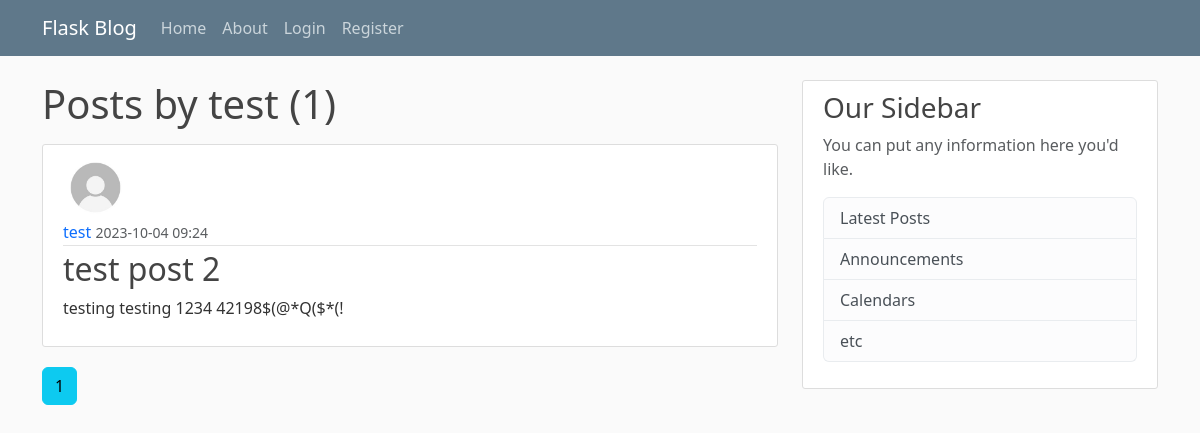
The page /user/test on the database as committed earlier.
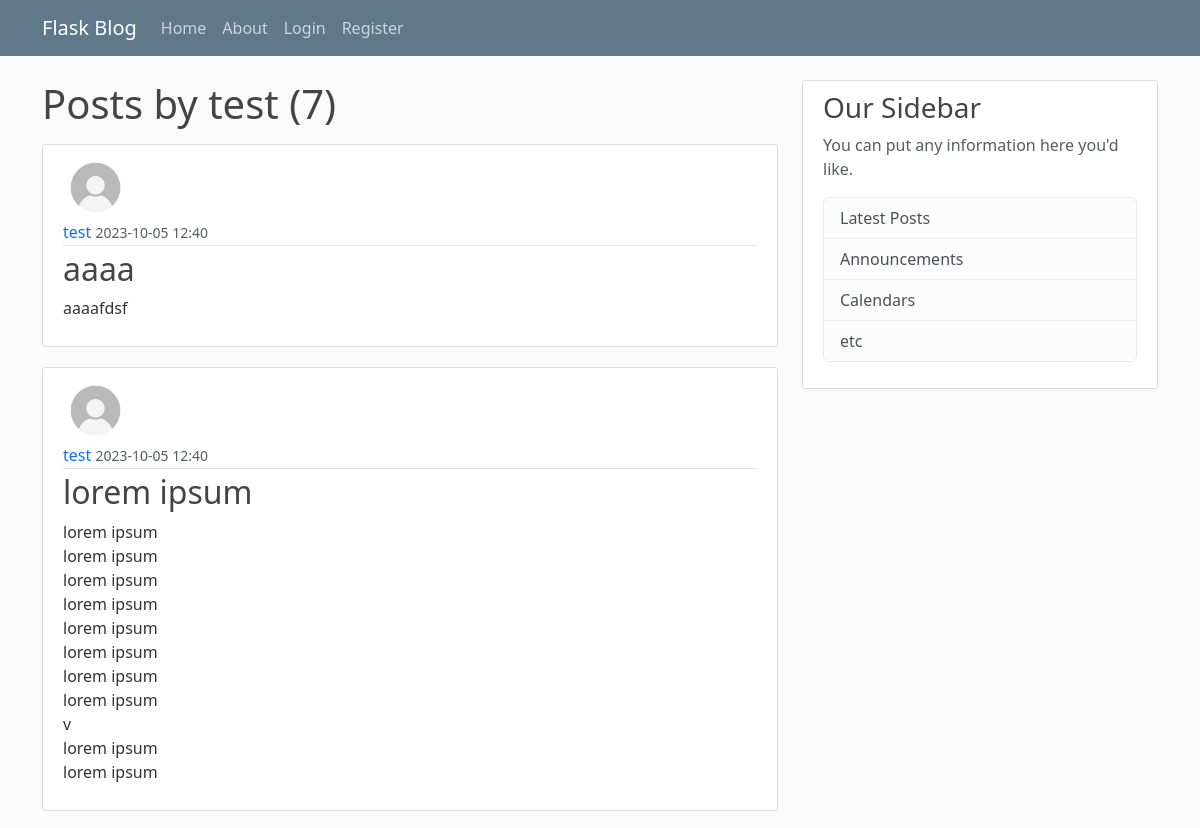
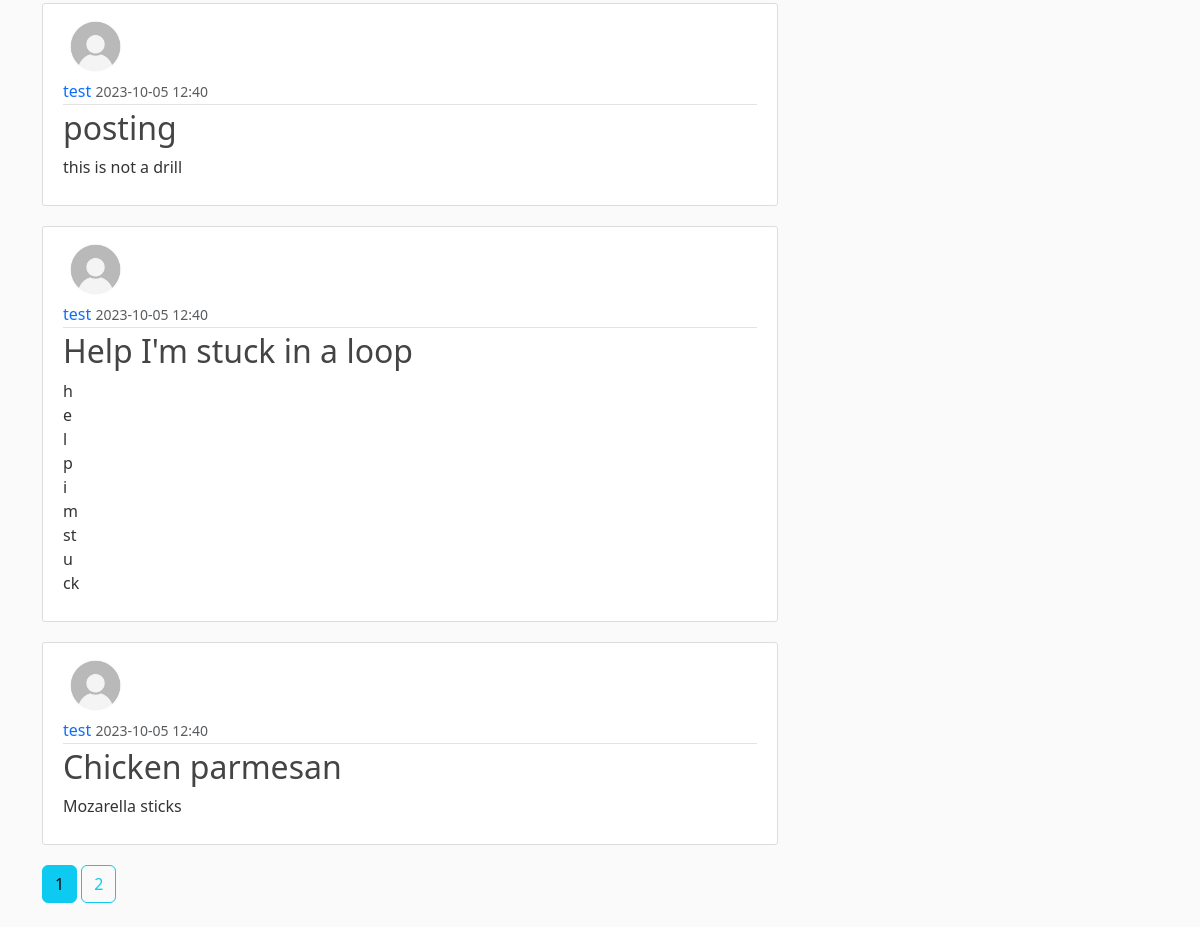
The same page on the database as committed later (2 pictures, top to bottom).
### blog/models.py (models this page shows, shortened)
class Post(db.Model):
	id = db.Column(db.Integer, primary_key=True)
	title = db.Column(db.String(100), nullable=False)
	date_posted = db.Column(db.DateTime, nullable=False, default=dt.utcnow)
	content = db.Column(db.Text, nullable=False)
	user_id = db.Column(db.Integer, db.ForeignKey('user.id'), nullable=False)

class User(db.Model, UserMixin):
	id = db.Column(db.Integer, primary_key=True)
	username = db.Column(db.String(20), unique=True, nullable=False)
	email = db.Column(db.String(120), unique=True, nullable=False)
	image_file = db.Column(db.String(20), nullable=False, default='default.jpg')
	password = db.Column(db.String(60), nullable=False)
	posts = db.relationship('Post', backref='author', lazy=True)

### blog/routes.py (the view)
@app.route("/user/<string:username>")
def user_posts(username):
	page = request.args.get('page', default=1, type=int)
	user = User.query.filter_by(username=username).first_or_404()
	posts = Post.query.filter_by(author=user).order_by(Post.date_posted.desc()).paginate(page=page, per_page=5)
	return render_template('user_posts.html', posts=posts, user=user)

### blog/templates/user_posts.html
{% extends "layout.html" %}
{% block content %}
    <h1 class="mb-3">Posts by {{ user.username }} ({{ posts.total }})</h1>
    {% for post in posts.items %}
        <article class="media content-section">
            <img class="rounded-circle article-img" src="{{ url_for('static', filename='profile_pics/' + post.author.image_file) }}">
            <div class="media-body">
                <div class="article-metadata">
                    <a class="mr-2" href="{{ url_for('user_posts', username=post.author.username) }}" style="text-decoration: none;">{{ post.author.username }}</a>
                    <small class="text-muted">{{ post.date_posted.strftime('%Y-%m-%d %H:%M') }}</small>
                </div>
                <h2><a class="article-title" href="{{ url_for('post', post_id=post.id) }}" style="text-decoration: none;">{{ post.title }}</a></h2>
                <p class="article-content">{{ post.content }}</p>
            </div>
        </article>
    {% endfor %}
    {% for page_num in posts.iter_pages(left_edge=1, right_edge=1, left_current=1, right_current=1) %}
        {% if page_num %}
            {% if posts.page == page_num %}
                <a class="btn btn-info mb-4" href="{{ url_for('user_posts', username=user.username, page=page_num) }}">{{ page_num }}</a>
            {% else %}
                <a class="btn btn-outline-info mb-4" href="{{ url_for('user_posts', username=user.username, page=page_num) }}">{{ page_num }}</a>
            {% endif %}
        {% else %}
            ...
        {% endif %}
    {% endfor %}
{% endblock content %}

Rows that differ between the two databases and show on the page:
no longer on this page (row unchanged): Post: image_file (placeholder picture), author.username "test", date_posted "2023-10-04 09:24", title "test post 2", content "testing testing 1234 42198$(@*Q($*(!"
added Post: image_file (placeholder picture), author.username "test", date_posted "2023-10-05 12:40", title "aaaa", content "aaaafdsf"
added Post: image_file (placeholder picture), author.username "test", date_posted "2023-10-05 12:40", title "lorem ipsum", content "lorem ipsum lorem ipsum lorem ipsum lorem ipsum lorem ipsum lorem ipsum lorem ipsum lorem ipsum v lorem ipsum lorem ipsum"
added Post: image_file (placeholder picture), author.username "test", date_posted "2023-10-05 12:40", title "posting", content "this is not a drill"
added Post: image_file (placeholder picture), author.username "test", date_posted "2023-10-05 12:40", title "Help I'm stuck in a loop", content "h e l p i m st u ck"
added Post: image_file (placeholder picture), author.username "test", date_posted "2023-10-05 12:40", title "Chicken parmesan", content "Mozarella sticks"
Other text that changed with them:
{{ posts.total }}: "1" → "7"
new list line: "2"
